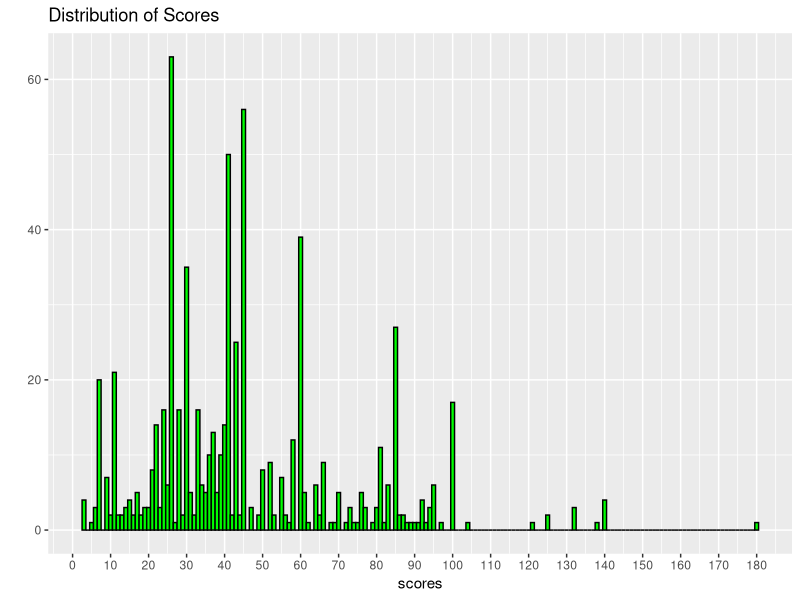
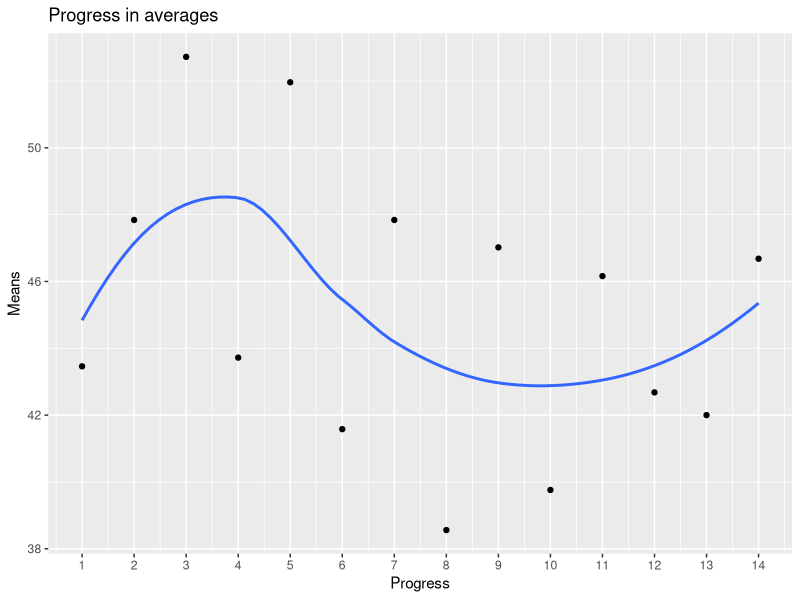
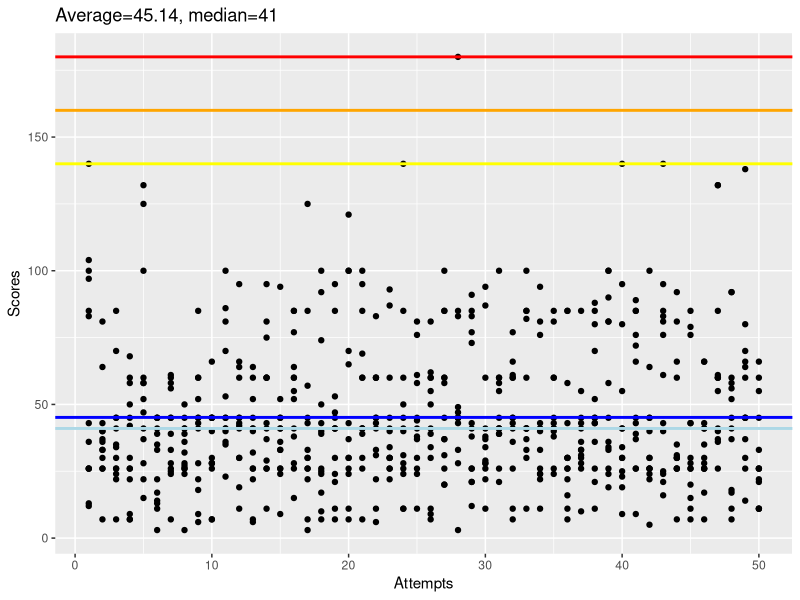

Reproduce these figures in R, in order.
library(ggplot2)
#Scores1 28NOV16
scores1 <- c(26,33,85,60,41,35,7,26,52,45,53,45,26,43,41,55,30,40,41,121,39,43,30,40,44,60,26,3,12,26,41,45,11,81,41,85,45,43,100,34,72,30,43,66,26,28,36,41,66,11)
#Scores2 16JAN17
scores2 <- c(41,30,33,25,100,23,40,9,50,100,43,45,60,49,85,83,58,17,45,65,50,30,24,52,86,58,28,41,52,100,45,30,45,73,73,25,100,14,50,26,85,45,26,44,21,15,39,45,43,26)
#Scores3 23JAN17
scores3 <- c(85,40,70,9,58,45,26,45,85,7,23,30,22,41,45,28,26,100,95,100,41,45,26,26,81,30,31,180,85,41,60,66,100,26,81,16,33,70,24,30,45,45,140,81,30,41,60,17,60,45)
#Scores4 01FEB17
scores4 <- c(97,36,26,30,28,11,39,26,22,45,86,30,41,37,9,85,85,39,53,70,95,33,26,11,26,34,20,49,41,94,45,60,41,22,60,30,43,45,36,95,39,26,95,7,28,66,26,7,80,11)
#Scores5 06FEB17
scores5 <- c(100,37,45,68,132,41,58,32,41,28,36,95,60,60,36,38,7,92,21,100,26,83,60,28,45,55,45,47,77,60,100,7,85,41,45,43,36,26,19,25,66,64,76,26,76,26,55,58,45,26)
#Scores6 15FEB17
scores6 <- c(36,30,22,22,100,13,24,28,28,45,100,11,32,26,26,64,26,50,30,11,100,6,45,31,11,41,60,85,43,22,26,77,41,40,41,30,26,21,81,55,85,24,21,30,85,26,60,18,64,60)
#Scores7 20FEB17
scores7 <- c(26,64,35,26,47,45,28,24,60,30,40,60,7,60,41,15,30,7,85,65,69,45,34,140,38,81,37,33,73,38,58,60,41,33,41,85,41,80,81,30,85,100,61,30,43,30,40,11,37,22)
#Scores8 22FEB17
scores8 <- c(83,33,34,26,52,3,56,36,43,26,70,64,6,81,33,52,3,25,24,30,7,60,40,11,76,11,60,45,91,28,21,26,82,24,85,11,30,11,33,80,43,26,40,26,20,43,37,56,14,11)
#Scores9 28FEB17
scores9 <- c(13,26,45,7,37,17,25,27,45,45,41,19,26,95,45,60,22,26,7,37,30,60,41,85,58,9,85,45,26,87,39,45,60,24,26,58,85,85,90,23,9,40,81,60,15,35,132,60,138,55)
#Scores10 05MAR17
scores10 <- c(12,7,24,45,125,33,61,50,9,66,45,42,64,11,26,41,57,74,47,24,41,41,30,50,24,62,20,83,21,28,39,11,37,94,24,26,28,36,26,9,26,22,83,30,79,17,41,45,26,26)
#Scores11 06MAR17
scores11 <- c(104,26,26,50,15,14,33,39,18,7,35,43,40,29,94,60,125,10,45,7,60,60,22,45,37,39,85,43,38,37,41,43,33,41,38,26,33,88,58,19,89,30,25,31,26,66,132,92,45,66)
#Scores12 06MAR17
scores12 <- c(26,40,7,42,58,39,45,41,45,28,45,41,52,75,24,77,43,17,41,26,60,31,93,24,61,7,58,45,83,29,60,36,85,43,43,22,55,43,45,41,37,5,16,35,43,7,85,52,45,33)
#Scores13 15MAR17
scores13 <- c(43,81,41,7,60,22,45,3,6,28,81,45,41,26,52,26,45,43,41,30,41,11,87,41,30,50,100,45,26,11,55,41,41,11,60,7,10,45,100,140,26,26,24,26,11,26,60,92,70,21)
#Scores14 20MAR17
scores14 <- c(140,43,30,58,22,45,60,41,60,40,41,66,45,60,33,85,33,24,11,43,85,22,30,60,41,60,37,28,21,34,41,61,30,76,40,30,31,52,34,41,76,45,85,92,7,41,61,37,30,26)

ScoreTable <- data.frame(1:50,scores1,scores2,scores3,scores4,scores5,scores6,scores7,
                         scores8,scores9,scores10,scores11,scores12,scores13,scores14)
colnames(ScoreTable)[1] <- 'Attempts'

scores <- NULL
for(i in 2:length(ScoreTable[1,])){scores <- append(scores,ScoreTable[,i],length(scores))}

listofmeans <- NULL
for(i in 1:length(ScoreTable[1,])-1){listofmeans[i] <- mean(ScoreTable[,i+1])}

#Score distribution
qplot(x=scores,binwidth=1,fill=I('green'),col=I('black'),main = 'Distribution of Scores')+
  scale_x_continuous(breaks=seq(0,180,10))

#Running averages
qplot(x=seq_along(listofmeans),y=listofmeans,geom=c('point','smooth'),
      se=F,xlab='Progress',ylab='Means',main = 'Progress in averages')+
  scale_x_continuous(breaks=seq(0,length(listofmeans),1))

#Overall scores
gg <- ggplot(ScoreTable,aes(Attempts))
gg <- gg + ggtitle(paste('Average=',round(mean(scores),2),', median=',median(scores),sep=''))
gg <- gg + geom_point(aes(y=ScoreTable[,2]))
for(i in 3:(length(scores)/50)+1){gg <- gg + geom_point(y=ScoreTable[,i])}
gg <- gg + geom_hline(color='blue',yintercept=mean(scores),size=1)
gg <- gg + geom_hline(color='lightblue',yintercept=median(scores),size=1)
gg <- gg + geom_hline(color='yellow',yintercept=140,size=1)
gg <- gg + geom_hline(color='orange',yintercept=160,size=1)
gg <- gg + geom_hline(color='red',yintercept=180,size=1)
gg <- gg + labs(y='Scores')
gg




